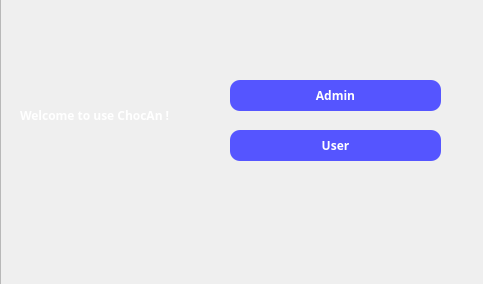
<?xml version="1.0" encoding="UTF-8"?>
<ui version="4.0">
 <class>MainWindow</class>
 <widget class="QMainWindow" name="MainWindow">
  <property name="geometry">
   <rect>
    <x>0</x>
    <y>0</y>
    <width>483</width>
    <height>284</height>
   </rect>
  </property>
  <property name="windowTitle">
   <string>ChocAn</string>
  </property>
  <property name="styleSheet">
   <string notr="true">#QmainWindow
{
	border-image:url(:/新前缀/timg (7).jpg);
	background-color:rgb(0, 255, 255)
}</string>
  </property>
  <widget class="QWidget" name="centralwidget">
   <widget class="QFrame" name="frame">
    <property name="geometry">
     <rect>
      <x>0</x>
      <y>-10</y>
      <width>491</width>
      <height>301</height>
     </rect>
    </property>
    <property name="styleSheet">
     <string notr="true">QFrame{
 border-image:url(:/新前缀/timg (6).jpg);
}
	
</string>
    </property>
    <property name="frameShape">
     <enum>QFrame::StyledPanel</enum>
    </property>
    <property name="frameShadow">
     <enum>QFrame::Raised</enum>
    </property>
    <widget class="QPushButton" name="admin_button">
     <property name="geometry">
      <rect>
       <x>230</x>
       <y>90</y>
       <width>211</width>
       <height>31</height>
      </rect>
     </property>
     <property name="font">
      <font>
       <family>微软雅黑</family>
       <weight>75</weight>
       <bold>true</bold>
      </font>
     </property>
     <property name="styleSheet">
      <string notr="true">border:2px rgb(85, 85, 255);border-radius:10px;padding:2px 4px;background-color:rgb(85, 85, 255);color: rgb(255, 255, 255);</string>
     </property>
     <property name="text">
      <string>Admin</string>
     </property>
     <property name="autoDefault">
      <bool>false</bool>
     </property>
     <property name="default">
      <bool>false</bool>
     </property>
    </widget>
    <widget class="QPushButton" name="user_button">
     <property name="enabled">
      <bool>true</bool>
     </property>
     <property name="geometry">
      <rect>
       <x>230</x>
       <y>140</y>
       <width>211</width>
       <height>31</height>
      </rect>
     </property>
     <property name="font">
      <font>
       <family>微软雅黑</family>
       <weight>75</weight>
       <bold>true</bold>
      </font>
     </property>
     <property name="styleSheet">
      <string notr="true">border:2px rgb(85, 85, 255);border-radius:10px;padding:2px 4px;background-color:rgb(85, 85, 255);color: rgb(255, 255, 255);</string>
     </property>
     <property name="text">
      <string>User</string>
     </property>
    </widget>
    <zorder>admin_button</zorder>
    <zorder>admin_button</zorder>
    <zorder>user_button</zorder>
   </widget>
   <widget class="QLabel" name="label">
    <property name="geometry">
     <rect>
      <x>20</x>
      <y>100</y>
      <width>171</width>
      <height>31</height>
     </rect>
    </property>
    <property name="font">
     <font>
      <family>微软雅黑</family>
      <weight>75</weight>
      <bold>true</bold>
     </font>
    </property>
    <property name="styleSheet">
     <string notr="true">color:rgb(255, 255, 255)</string>
    </property>
    <property name="text">
     <string>Welcome to use ChocAn !</string>
    </property>
   </widget>
  </widget>
 </widget>
 <resources>
  <include location="../../../Documents/image.qrc"/>
 </resources>
 <connections/>
 <slots>
  <slot>toUserUI()</slot>
  <slot>toAdminUI()</slot>
 </slots>
</ui>
